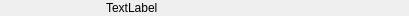
<?xml version="1.0" encoding="UTF-8"?>
<ui version="4.0">
 <class>ProgressWidget</class>
 <widget class="QWidget" name="ProgressWidget">
  <property name="geometry">
   <rect>
    <x>0</x>
    <y>0</y>
    <width>409</width>
    <height>16</height>
   </rect>
  </property>
  <property name="windowTitle">
   <string>Form</string>
  </property>
  <layout class="QHBoxLayout" name="horizontalLayout">
   <property name="leftMargin">
    <number>0</number>
   </property>
   <property name="topMargin">
    <number>0</number>
   </property>
   <property name="rightMargin">
    <number>0</number>
   </property>
   <property name="bottomMargin">
    <number>0</number>
   </property>
   <item>
    <widget class="ProgressTextLabel" name="label_bar">
     <property name="sizePolicy">
      <sizepolicy hsizetype="Fixed" vsizetype="Preferred">
       <horstretch>0</horstretch>
       <verstretch>0</verstretch>
      </sizepolicy>
     </property>
     <property name="minimumSize">
      <size>
       <width>100</width>
       <height>0</height>
      </size>
     </property>
     <property name="maximumSize">
      <size>
       <width>100</width>
       <height>16777215</height>
      </size>
     </property>
     <property name="text">
      <string/>
     </property>
    </widget>
   </item>
   <item>
    <widget class="QLabel" name="label_text">
     <property name="sizePolicy">
      <sizepolicy hsizetype="Preferred" vsizetype="Preferred">
       <horstretch>0</horstretch>
       <verstretch>0</verstretch>
      </sizepolicy>
     </property>
     <property name="text">
      <string>TextLabel</string>
     </property>
    </widget>
   </item>
  </layout>
 </widget>
 <customwidgets>
  <customwidget>
   <class>ProgressTextLabel</class>
   <extends>QLabel</extends>
   <header>ProgressTextLabel.h</header>
  </customwidget>
 </customwidgets>
 <resources/>
 <connections/>
</ui>
